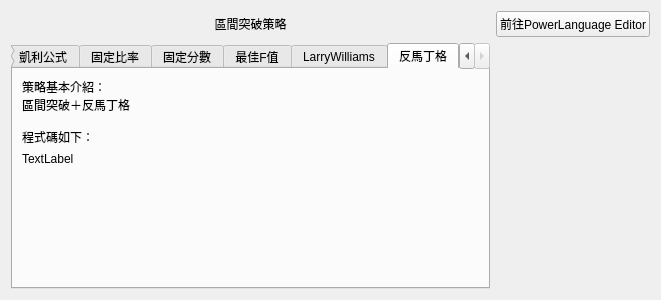
<?xml version="1.0" encoding="UTF-8"?>
<ui version="4.0">
 <class>Form</class>
 <widget class="QWidget" name="Form">
  <property name="geometry">
   <rect>
    <x>0</x>
    <y>0</y>
    <width>661</width>
    <height>300</height>
   </rect>
  </property>
  <property name="windowTitle">
   <string>Form</string>
  </property>
  <layout class="QGridLayout" name="gridLayout">
   <item row="1" column="0">
    <widget class="QTabWidget" name="tabWidget">
     <property name="currentIndex">
      <number>6</number>
     </property>
     <widget class="QWidget" name="tab">
      <attribute name="title">
       <string>原始策略</string>
      </attribute>
      <layout class="QGridLayout" name="gridLayout_2">
       <item row="1" column="0">
        <widget class="QLabel" name="label_3">
         <property name="text">
          <string>TextLabel</string>
         </property>
        </widget>
       </item>
       <item row="0" column="0">
        <widget class="QLabel" name="label_2">
         <property name="text">
          <string>策略基本介紹：
區間突破基本策略

程式碼如下：</string>
         </property>
        </widget>
       </item>
       <item row="2" column="0">
        <spacer name="verticalSpacer">
         <property name="orientation">
          <enum>Qt::Vertical</enum>
         </property>
         <property name="sizeHint" stdset="0">
          <size>
           <width>20</width>
           <height>40</height>
          </size>
         </property>
        </spacer>
       </item>
      </layout>
     </widget>
     <widget class="QWidget" name="tab_2">
      <attribute name="title">
       <string>凱利公式</string>
      </attribute>
      <layout class="QGridLayout" name="gridLayout_3">
       <item row="1" column="0">
        <widget class="QLabel" name="label_5">
         <property name="text">
          <string>TextLabel</string>
         </property>
        </widget>
       </item>
       <item row="0" column="0">
        <widget class="QLabel" name="label_4">
         <property name="text">
          <string>策略基本介紹：
區間突破＋凱利公式

程式碼如下：</string>
         </property>
        </widget>
       </item>
       <item row="2" column="0">
        <spacer name="verticalSpacer_2">
         <property name="orientation">
          <enum>Qt::Vertical</enum>
         </property>
         <property name="sizeHint" stdset="0">
          <size>
           <width>20</width>
           <height>40</height>
          </size>
         </property>
        </spacer>
       </item>
      </layout>
     </widget>
     <widget class="QWidget" name="tab_3">
      <attribute name="title">
       <string>固定比率</string>
      </attribute>
      <layout class="QGridLayout" name="gridLayout_4">
       <item row="1" column="0">
        <widget class="QLabel" name="label_7">
         <property name="text">
          <string>TextLabel</string>
         </property>
        </widget>
       </item>
       <item row="0" column="0">
        <widget class="QLabel" name="label_6">
         <property name="text">
          <string>策略基本介紹：
區間突破＋固定比率

程式碼如下：</string>
         </property>
        </widget>
       </item>
       <item row="2" column="0">
        <spacer name="verticalSpacer_3">
         <property name="orientation">
          <enum>Qt::Vertical</enum>
         </property>
         <property name="sizeHint" stdset="0">
          <size>
           <width>20</width>
           <height>40</height>
          </size>
         </property>
        </spacer>
       </item>
      </layout>
     </widget>
     <widget class="QWidget" name="tab_4">
      <attribute name="title">
       <string>固定分數</string>
      </attribute>
      <layout class="QGridLayout" name="gridLayout_5">
       <item row="0" column="0">
        <widget class="QLabel" name="label_8">
         <property name="text">
          <string>策略基本介紹：
區間突破＋固定分數

程式碼如下：</string>
         </property>
        </widget>
       </item>
       <item row="1" column="0">
        <widget class="QLabel" name="label_9">
         <property name="text">
          <string>TextLabel</string>
         </property>
        </widget>
       </item>
       <item row="2" column="0">
        <spacer name="verticalSpacer_4">
         <property name="orientation">
          <enum>Qt::Vertical</enum>
         </property>
         <property name="sizeHint" stdset="0">
          <size>
           <width>20</width>
           <height>40</height>
          </size>
         </property>
        </spacer>
       </item>
      </layout>
     </widget>
     <widget class="QWidget" name="tab_5">
      <attribute name="title">
       <string>最佳F值</string>
      </attribute>
      <layout class="QGridLayout" name="gridLayout_6">
       <item row="0" column="0">
        <widget class="QLabel" name="label_10">
         <property name="text">
          <string>策略基本介紹：
區間突破＋最佳F值

程式碼如下：</string>
         </property>
        </widget>
       </item>
       <item row="1" column="0">
        <widget class="QLabel" name="label_11">
         <property name="text">
          <string>TextLabel</string>
         </property>
        </widget>
       </item>
       <item row="2" column="0">
        <spacer name="verticalSpacer_5">
         <property name="orientation">
          <enum>Qt::Vertical</enum>
         </property>
         <property name="sizeHint" stdset="0">
          <size>
           <width>20</width>
           <height>40</height>
          </size>
         </property>
        </spacer>
       </item>
      </layout>
     </widget>
     <widget class="QWidget" name="tab_6">
      <attribute name="title">
       <string>LarryWilliams</string>
      </attribute>
      <layout class="QGridLayout" name="gridLayout_7">
       <item row="1" column="0">
        <widget class="QLabel" name="label_13">
         <property name="text">
          <string>TextLabel</string>
         </property>
        </widget>
       </item>
       <item row="0" column="0">
        <widget class="QLabel" name="label_12">
         <property name="text">
          <string>策略基本介紹：
區間突破＋LarryWilliams

程式碼如下：</string>
         </property>
        </widget>
       </item>
       <item row="2" column="0">
        <spacer name="verticalSpacer_6">
         <property name="orientation">
          <enum>Qt::Vertical</enum>
         </property>
         <property name="sizeHint" stdset="0">
          <size>
           <width>20</width>
           <height>40</height>
          </size>
         </property>
        </spacer>
       </item>
      </layout>
     </widget>
     <widget class="QWidget" name="tab_7">
      <attribute name="title">
       <string>反馬丁格</string>
      </attribute>
      <layout class="QGridLayout" name="gridLayout_8">
       <item row="0" column="0">
        <widget class="QLabel" name="label_14">
         <property name="text">
          <string>策略基本介紹：
區間突破＋反馬丁格

程式碼如下：</string>
         </property>
        </widget>
       </item>
       <item row="1" column="0">
        <widget class="QLabel" name="label_15">
         <property name="text">
          <string>TextLabel</string>
         </property>
        </widget>
       </item>
       <item row="2" column="0">
        <spacer name="verticalSpacer_7">
         <property name="orientation">
          <enum>Qt::Vertical</enum>
         </property>
         <property name="sizeHint" stdset="0">
          <size>
           <width>20</width>
           <height>40</height>
          </size>
         </property>
        </spacer>
       </item>
      </layout>
     </widget>
    </widget>
   </item>
   <item row="0" column="0">
    <widget class="QLabel" name="label">
     <property name="text">
      <string>區間突破策略</string>
     </property>
     <property name="alignment">
      <set>Qt::AlignCenter</set>
     </property>
    </widget>
   </item>
   <item row="0" column="1">
    <widget class="QPushButton" name="pushButton">
     <property name="text">
      <string>前往PowerLanguage Editor</string>
     </property>
    </widget>
   </item>
  </layout>
 </widget>
 <resources/>
 <connections/>
</ui>
